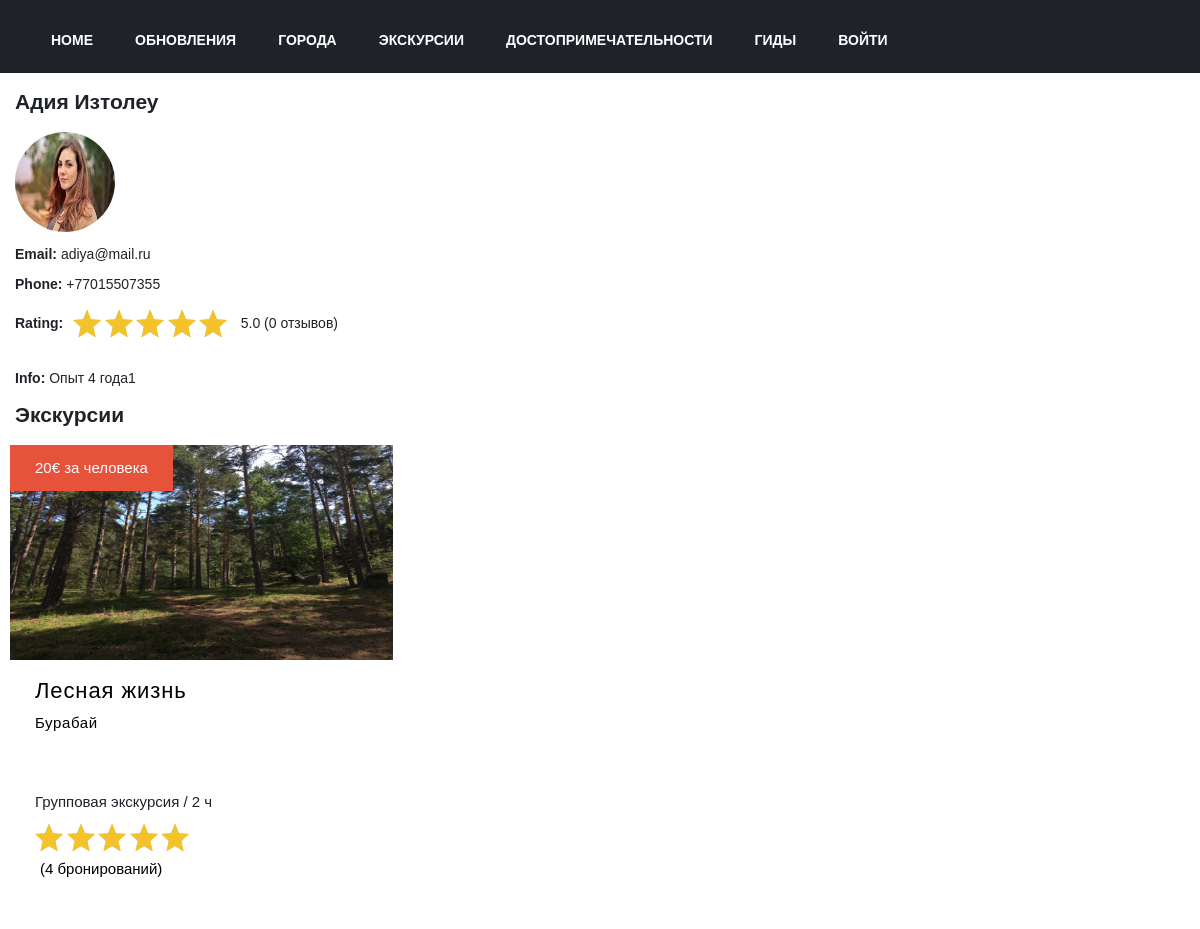
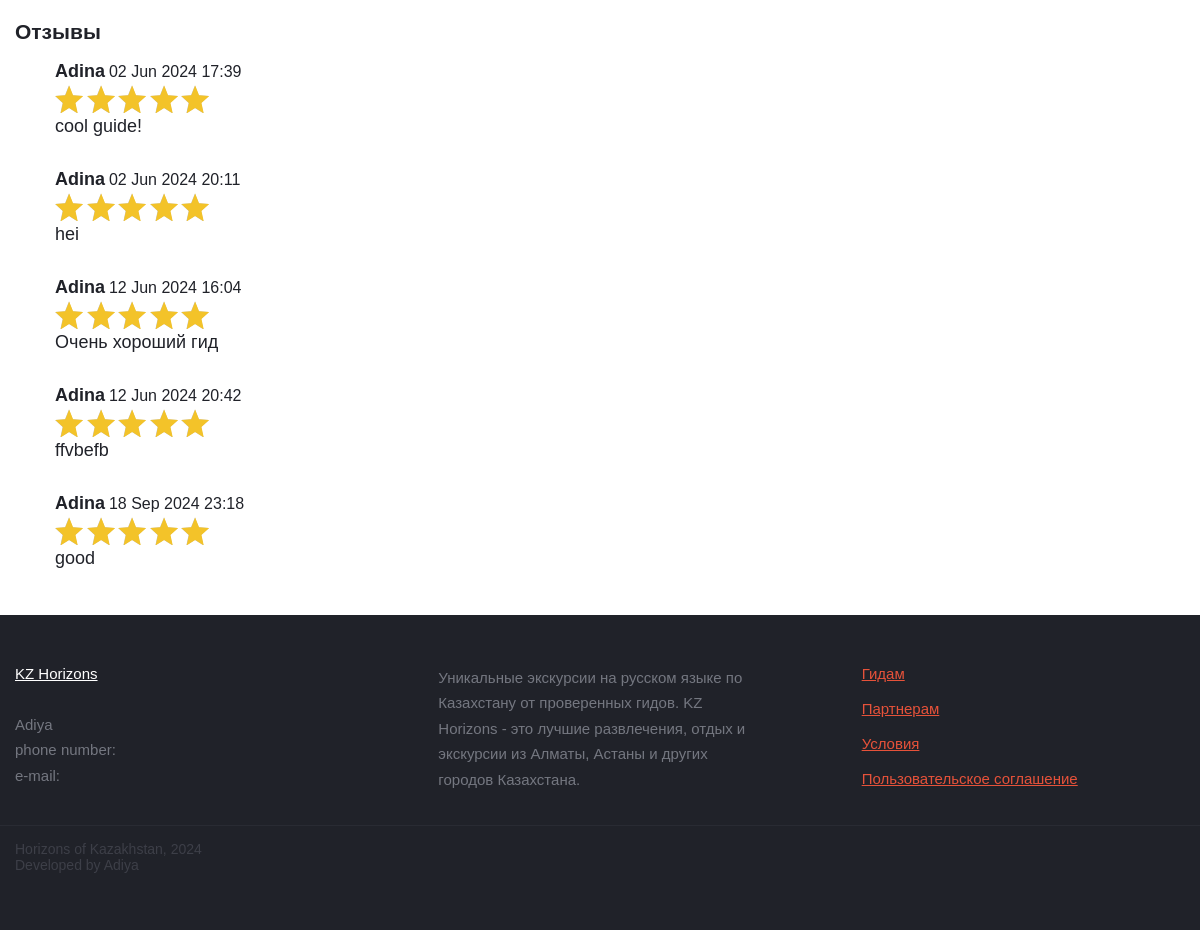
The page /users/guide/b07ec57e-bc96-4d97-9256-26bee8217e0a/ on the database its author committed (2 pictures, top to bottom).
### users/models.py (models this page shows, shortened)
class User(models.Model):
    def number_validation(stroke: str):
        return NumberValidation()(context=stroke)
    def mail_validation(stroke: str):
        return MailExistsValidation()(context=stroke)
    id = models.CharField(
        default=uuid.uuid4, primary_key=True, verbose_name='ID', max_length=128
    )
    photo = models.CharField(
        max_length=128, default='img/images/no-photo.jpg'
    )
    email = models.CharField(
        max_length=50, db_index=True, verbose_name='Email', blank=False, validators=[mail_validation]
    )
    password = models.CharField(
        max_length=32, db_index=True, verbose_name='Пароль', blank=False
    )
    phone = models.CharField(
        max_length=12, verbose_name='Номер телефона', blank=False, validators=[number_validation]
    )
    full_name = models.CharField(
        max_length=64, verbose_name='Имя Фамилия', blank=False
    )
    rating = models.DecimalField(
        max_digits=2, decimal_places=1, null=True, verbose_name='Рейтинг', blank=True, default=0
    )
    rating_number = models.IntegerField(
        null=True, verbose_name='Кол-ва рейтингов', blank=True, default=0
    )
    info = models.CharField(
        max_length=512, verbose_name='Информация о себе', null=True, blank=True
    )
    status = models.CharField(
        max_length=32, blank=False, default='guide', verbose_name='Статус'
    )
    class Meta:
        verbose_name = 'Пользователь'
        verbose_name_plural = 'Пользователи'
        ordering = ['email',]

class Review(models.Model):
    id = models.CharField(
        default=uuid.uuid4, primary_key=True, verbose_name='ID', max_length=128
    )
    user = models.ForeignKey(
        User, on_delete=models.CASCADE
    )
    object_id = models.CharField(
        max_length=64, blank=False
    )
    rating = models.DecimalField(
        max_digits=2, decimal_places=1, null=True, verbose_name='Рейтинг', blank=True
    )
    text = models.TextField(
        max_length=512, blank=False
    )
    datetime = models.DateTimeField(
        default=datetime.now()
    )

### excursions/models.py (models this page shows)
class Excursion(models.Model):
    id = models.CharField(
        default=uuid.uuid4, primary_key=True, verbose_name='ID', max_length=128
    )
    name = models.CharField(
        default='Excursion', max_length=32, blank=False
    )
    info = models.CharField(
        max_length=2048, verbose_name='Информация', blank=False
    )
    type = models.CharField(
        max_length=32, blank=False, default=exc_types[1], verbose_name='Тип экскурсии'
    )
    kind = models.CharField(
        max_length=32, blank=False, default=exc_kinds[1], verbose_name='Тип экскурсии'
    )
    people_number = models.IntegerField(
        blank=True
    )
    time = models.IntegerField(
        verbose_name='Duration', blank=False
    )
    city = models.ForeignKey(
        City, on_delete=models.CASCADE
    )
    guide = models.CharField(
        max_length=64
    )
    transport = models.CharField(
        max_length=32, choices=transport, blank=False, default=transport[2], verbose_name='Транспорт'
    )
    price = models.IntegerField(
        verbose_name='Цена'
    )
    program = models.CharField(
        max_length=512, verbose_name='Программа', blank=False
    )
    attractions = models.ManyToManyField(
        Attraction
    )
    photo = models.CharField(
        max_length=128, default='img/images/no-photo.jpg'
    )
    datetime = models.DateTimeField(
        auto_now=False, auto_now_add=False, blank=True
    )
    created = models.DateTimeField(
        auto_now=False, auto_now_add=True,
    )
    clients_count = models.IntegerField(
        default=0
    )
    is_available = models.BooleanField(
        default=True
    )
    is_past = models.BooleanField(
        default=False
    )

### cities/models.py (models this page shows)
class City(models.Model):
    id = models.CharField(
        default=uuid.uuid4, primary_key=True, verbose_name='ID', max_length=128
    )
    name = models.CharField(
        max_length=32, blank=False
    )
    info = models.CharField(
        max_length=2048, verbose_name='Информация', blank=False
    )
    region = models.CharField(
        max_length=128, blank=False, default='none'
    )
    photo = models.CharField(
        max_length=128, blank=True
    )

### users/views.py (the view)
# urls.py: path('guide/<str:guide_id>/', guide, name='guide'),
def guide(request, guide_id = None):
    auth = True if request.session.get('is_authorized') else False
    guide = User.objects.get(id=guide_id)
    rating = int(guide.rating*20)
    print(guide.rating, guide.photo, rating)
    excursions = Excursion.objects.filter(guide=guide_id, is_available=True, is_past=False)
    excs = []
    for exc in excursions:
        excs.append([exc, int(User.objects.get(id=exc.guide).rating)*20, len(Booking.objects.filter(excursion=exc.id))])
    reviews = Review.objects.filter(object_id=guide_id)
    return render(request, 'guide.html',{
                                            'guide' : guide,
                                            'rating' : rating,
                                            'excursions' : excs,
                                            'reviews' : reviews,
                                            'auth' : auth
                                        })

### users/templates/guide.html (shortened to what this page needs)
{% extends "layout/basic.html" %}
{% load static %}
{% block links %}
<link rel="stylesheet" href="{% static 'styles/index.css' %}">
{% endblock %}
{% block content %}
<div class="excursions-container">
    <div class="container">
<h2>{{ guide.full_name }}</h2>
<div class="flex" style="background-image: url('{% static guide.photo %}'); background-size: 100% 100%; height: 100px; width: 100px; border-radius: 100%"></div>
<p><b>Email:</b> {{ guide.email }}</p>
<p><b>Phone:</b> {{ guide.phone }}</p>
<div style="display: flex; align-items: center;">
    <b>Rating:</b>
    <div class="excursions-rate rating-large" style="display: flex; margin-left: 10px;">
        <div class="rating-stars">
            <div class="rating-content">
                <div class="rating-stars-disabled">
                </div>
                <div class="rating-stars-active" style="width: {{ rating }}%">
                    <div class="rating-star"></div>
                    <div class="rating-star"></div>
                    <div class="rating-star"></div>
                    <div class="rating-star"></div>
                    <div class="rating-star"></div>
                </div>
            </div>
        </div>
    </div>
    <span style="margin-left: 10px;">{{ guide.rating }} ({{ guide.rating_number }} отзывов)</span>
</div>
<br>
{% if guide.info %}
<p><b>Info:</b> {{ guide.info }}</p>
{% else %}
<p><b>Info:</b> Не заполнено</p>
{% endif %}
<h2>Экскурсии</h2>
<ul class="excursions-list excursions-list-main rating-large" id="excursions-list">
    {% for excursion in excursions %}
    <li class="excursions-list-item">
        <a href="{% url 'excursion' excursion.0.id %}" class="excursions-item flex direction-column">
            <div class="flex excursions-head" style="background-image: url('{% static excursion.0.photo %}'); background-size: 100% 100%">
                <div class="w100">
                    <div class="left-pallet">
                        <span class="excursions-price">{{ excursion.0.price }}&euro; за человека</span>
                    </div>
                </div>
            </div>
            <div class="flex j-c-space-between direction-column">
                <div class="excursions-title">
                    <span class="excursions-name">{{ excursion.0.name }}</span>
                    <span class="excursions-location">{{ excursion.0.city.name }}</span>
                </div>
                <div class="excursions-footer">
                    <div class="excursions-type c-yellow">{{ excursion.0.type }} экскурсия / {{ excursion.0.time }} ч</div>
    <div class="excursions-rate rating-large">
    <div class="rating-stars">
    <div class="rating-content">
        <div class="rating-stars-disabled">
        </div>
        <div class="rating-stars-active" style="width: {{ excursion.1 }}%">
            <div class="rating-star"></div>
            <div class="rating-star"></div>
            <div class="rating-star"></div>
            <div class="rating-star"></div>
            <div class="rating-star"></div>
        </div>
    </div>
    </div>
                        <span class="rating-count">
                            <span class="nowrap">({{ excursion.2 }} бронирований)</span>
                        </span>
                    </div>
                </div>
            </div>
        </a>
    </li>
    {% endfor %}
</ul>
<h2>Отзывы</h2>
<ul class="reviews-list">
    {% for review in reviews %}
    <li class="review-item">
        <div class="review-header">
            <span class="review-user" style="font-size: large;"><b>{{ review.user.full_name }}</b></span>
            <span class="review-date" style="font-size: medium;">{{ review.datetime|date:"d M Y H:i" }}</span>
        </div>
        <div class="review-body">
            <div class="excursions-rate rating-large">
            <div class="rating-stars">
                <div class="rating-content">
                    <div class="rating-stars-disabled">
                    </div>
                    <div class="rating-stars-active" style="width: {{ excursions.1.1 }}%">
                        <div class="rating-star"></div>
                        <div class="rating-star"></div>
                        <div class="rating-star"></div>
                        <div class="rating-star"></div>
                        <div class="rating-star"></div>
                    </div>
                </div></div>
                </div>
            <div class="review-text" style="font-size: large;">
                {{ review.text }}
            </div>
        </div>
        <br><br>
    </li>
    {% endfor %}
</ul>
</div>
</div>
{% endblock %}

### users/static/styles/css/headfooter.css (style rules this page uses)
html { font-family: museo-sans,sans-serif }
.cities,.navigation ul,.profile-nav ul,footer nav ul,ul { list-style: none }
* { box-sizing: border-box; }
body,html { width: 100%; height: 100%; font-size: 14px; font-weight: 400; position: relative; margin: 0; padding: 0; color: #202229 }
body { padding-top: 80px; }
.container { position: relative; margin: 0 auto; max-width: 1190px; padding: 0 10px }

### users/static/styles/style.css (style rules this page uses)
.flex { display: -webkit-flex!important; }
.direction-column { flex-direction: column }
.j-c-space-between { justify-content: space-between }
.cities,.navigation ul,.profile-nav ul,footer nav ul,ul { list-style: none }
body { padding-top: 80px; }

### users/static/styles/index.css (style rules this page uses)
.cities,.navigation ul,.profile-nav ul,footer nav ul,ul { list-style: none }
.flex { display: -webkit-flex!important; }
.direction-column { flex-direction: column }
.j-c-space-between { justify-content: space-between }
.rating-stars,.rating-count { display: flex; align-items: center; flex-wrap: wrap }
.rating-count { color: #b4b4b6; font-size: 1.07142857rem; margin-top: 5px; margin-left: 5px; position: relative; top: 1px }
.rating-content { display: inline-block; position: relative; white-space: nowrap; font-size: 0; margin: 3px 0 }
.rating-stars-active { overflow: hidden; position: absolute; top: 0; left: 0 }
.rating-stars-active .rating-star { background: url(../img/rating-star-active-small.svg) center center no-repeat }
.rating-star { width: 14px; height: 14px; display: inline-block; vertical-align: middle; margin-right: 3.5px; background-position: center; background-size: contain; background-repeat: no-repeat }
.rating-large .rating-star { width: 28px; height: 28px }
.excursions-list { display: flex; flex-wrap: wrap; justify-content: flex-start; margin: 0 -10px; padding: 0; list-style: none }
.excursions-item { max-width: 400px }
.excursions-list-item { width: 100%; margin: 0; max-width: none; flex: none }
.excursions-price { display: inline-block; padding: 14px 25px; margin: 0 0 10px; background: #e6523a; color: #fff; font-weight: 400; line-height: 1.2; font-size: 1.07142857rem }
.excursions-list-item { width: 33%; min-width: 320px; max-width: 400px; padding: 0 5px; margin: 0 .33% 0 0; display: flex }
.excursions-item { display: block; max-width: 400px; width: 100%; background: #fff; color: #202229; text-decoration: none!important; transition: .1s; margin: 0 auto 30px; position: relative }
.excursions-head { position: relative; min-height: 215px; background-color: #c3c5cd }
.excursions-title { padding: 18px 25px 170px }
.excursions-name { font-size: 1.57142857rem; display: block; letter-spacing: .9px; line-height: 1.2; word-wrap: break-word; font-weight: 500; color: #000 }
.excursions-location { font-size: 1.07142857rem; color: #000; display: block; margin-top: 10px; letter-spacing: .6px; font-weight: 500 }
.excursions-footer { padding: 5px 25px 25px; display: flex; flex-direction: column; position: absolute; bottom: 0; left: 0; width: 100% }
.excursions-footer .excursions-type { margin-bottom: 10px }
.excursions-rate .rating-count { color: #000; font-weight: 500 }
.excursions-type { font-weight: 500; font-size: 15px }

### rows shown on the page
User: full_name "Адия Изтолеу", photo (picture), email "adiya@mail.ru", phone "+77015507355", rating "5.0", rating_number "0", info "Опыт 4 года1"
Excursion: photo (picture), price "20", name "Лесная жизнь", city.name "Бурабай", type "Групповая", time "2", {{ excursion.1 }} 100 (drawn), excursion "4"
Review: user.full_name "Adina", datetime "02 Jun 2024 17:39", text "cool guide!"
Review: user.full_name "Adina", datetime "02 Jun 2024 20:11", text "hei"
Review: user.full_name "Adina", datetime "12 Jun 2024 16:04", text "Очень хороший гид"
Review: user.full_name "Adina", datetime "12 Jun 2024 20:42", text "ffvbefb"
Review: user.full_name "Adina", datetime "18 Sep 2024 23:18", text "good"
